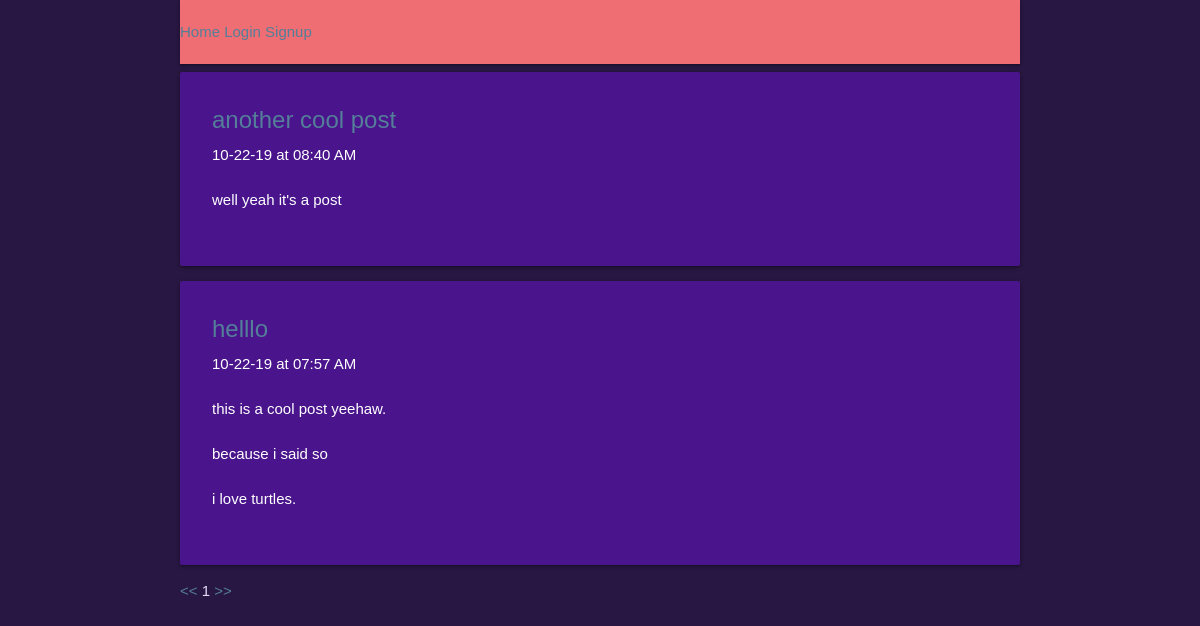
Screenshot of /ben/posts/ with the database file from the repository.
### posts/models.py (models this page shows)
class Post(models.Model):
        title = models.CharField(max_length=100)
        pub_date = models.DateTimeField('date published', auto_now_add=True)
        body = models.TextField()
        user = models.ForeignKey(User, on_delete=models.CASCADE, null=True)
        def utc_to_local(self, utc_datetime):
	        return utc_datetime.astimezone(tz=None)
        def __str__(self):
	        date = self.utc_to_local(self.pub_date).strftime('%m-%d-%y')
	        time = self.utc_to_local(self.pub_date).strftime('%I:%M %p')
	        return '%s at %s \n\n %s \n\n' % (date, time, self.body)

### posts/views.py (the view)
# urls.py: path('', views.index, name="index"),
def index(request, username):
    try:
    	User.objects.get(username=username)
    except:
        context = {'username': None}
        return render(request, 'posts/index.html', context)
    user = User.objects.get(username=username)
    posts = Post.objects.filter(user=user).order_by('-pub_date')
    paginator = Paginator(posts, 8)
    page = request.GET.get('page')
    try:
        posts = paginator.page(page);
    except PageNotAnInteger:
        posts = paginator.page(1);
    except EmptyPage:
        posts = paginator.page(paginator.num_pages)
    try:
        lastMinusCurrent = paginator.num_pages - posts.number
    except EmptyPage:
        lastMinusCurrent = 1
    try:
        previousPreviousPage = paginator.page(posts.number - 2)
    except EmptyPage:
        previousPreviousPage = 1
    try:
        nextNextPage = paginator.page(posts.number + 2)
    except EmptyPage:
        nextNextPage = 1
        print(lastMinusCurrent)
        print(previousPreviousPage)
        print(nextNextPage)
    context = {
        'username': user,
        'posts': posts,
        'last_minus_current': lastMinusCurrent,
        'previous_previous_page': previousPreviousPage,
        'next_next_page': nextNextPage
    }
    return render(request, 'posts/index.html', context)

### posts/templates/posts/index.html (shortened to what this page needs)
{% extends 'Blog/base.html' %}
{% load likes_features %}
{% block content %}
{% if username == None %}
	<h1>"Whoa dude, this user doesn't exist!"</h1>
{% else %}
	{% for post in posts %}
	<div class="post card purple darken-4">
		<div class="card-content white-text">
			<div class="card-title">
				<a href={% url 'posts:display-post' username=username post_number=post.id %}>{{ post.title|linebreaksbr }}</a> <br>
			</div>
			{{ post|linebreaksbr }}
		</div>
	</div>
	{% endfor %}
		<div class='pagination'>
			<span class='page-nav'>
				<span>
					<a href="?page=1">&lt;&lt;</a>
				</span>
				<span class='current'>
					{{ posts.number }}
				</span>
			<span>
				<a href="?page={{ posts.paginator.num_pages }}">&gt;&gt;</a>
			</span>
		</div>
{% endif %}
{% endblock content %}

### static/Blog/site.css (style rules this page uses)
a:link { text-decoration: none; color: #547E99; }
body { color: #E3DAF7; background-color: #281742; font-family: Roboto Slab, Arial, Georgia, serif; }
.post { background-color: #472A7D; padding: 8px; margin: 8px 5px; }

### rows the page displays
Post: title "another cool post", pub_date+body "10-22-19 at 08:40 AM well yeah it's a post"
Post: title "helllo", pub_date+body "10-22-19 at 07:57 AM this is a cool post yeehaw. because i said so i love turtles."

### other values shown
{{ posts.number }} "1"
